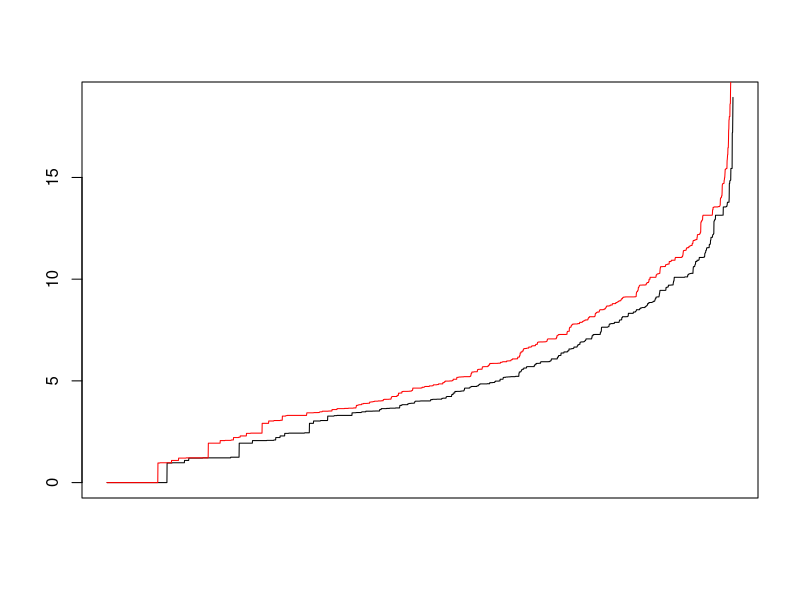

Source code (R):
errors = read.csv("positioningErrors.csv", header = FALSE, sep = ",")

plot(x = 1:nrow(errors), y = sort(errors[,1]), type = "l", col = "black", xaxt='n', ann=FALSE)
lines(x = 1:nrow(errors), y = sort(errors[,2]), type = "l", col="red")

#text(locator(), labels = "System 1")
#text(locator(), labels = "System 2", col = "red")

mean(errors[,1])
max(errors[,1])
sort(errors[,1])[length(errors[,2]) * 0.99]
sort(errors[,1])[length(errors[,1]) * 0.95]
sort(errors[,1])[length(errors[,1]) * 0.5]

mean(errors[,2])
max(errors[,2])
sort(errors[,2])[length(errors[,2]) * 0.99]
sort(errors[,2])[length(errors[,2]) * 0.95]
sort(errors[,2])[length(errors[,2]) * 0.5]